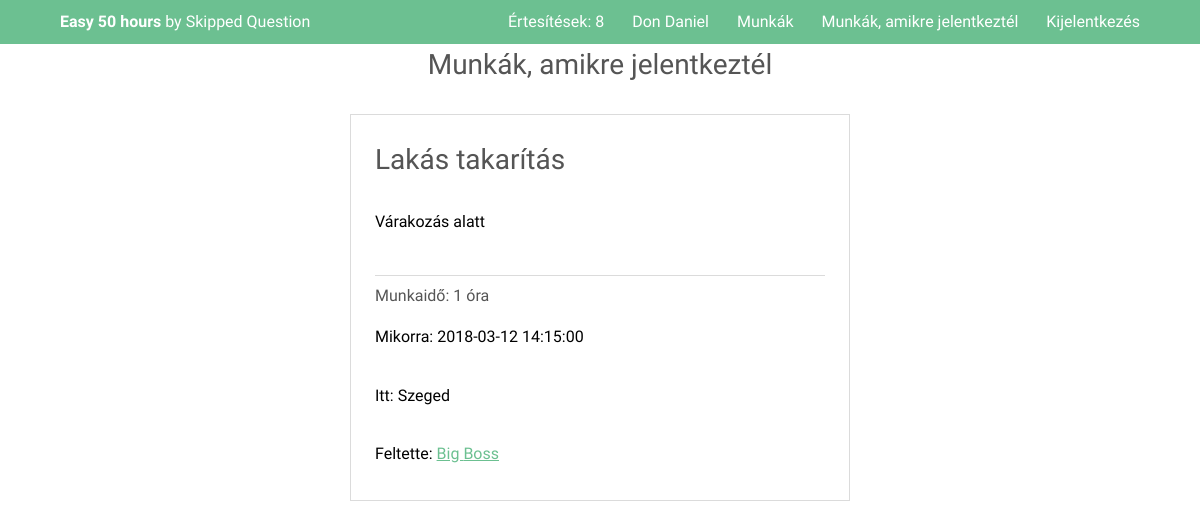
The app's page /Welcome.php (signed in) with its own data.
### tables this page shows
CREATE TABLE IF NOT EXISTS `felhasznalok` (
  `id` int(11) NOT NULL AUTO_INCREMENT,
  `keresztnev` varchar(255) NOT NULL,
  `vezeteknev` varchar(255) NOT NULL,
  `email` varchar(255) NOT NULL,
  `jelszo` varchar(255) NOT NULL,
  `email_megerosito` varchar(255) NOT NULL,
  `profil_kep_allapot` int(11) NOT NULL DEFAULT '0',
  `felhasznalo_tipus` tinyint(4) NOT NULL,
  `telefonszam` varchar(50) DEFAULT NULL,
  `facebook_id` varchar(255) DEFAULT NULL,
  `bemutatkozas` text,
  `iskola_id` int(11) DEFAULT NULL,
  `diakigazolvany_szam` varchar(255) DEFAULT NULL,
  `oraszam` int(11) DEFAULT NULL,
  PRIMARY KEY (`id`),
  KEY `iskola_id` (`iskola_id`)
);

CREATE TABLE IF NOT EXISTS `ajanlatok` (
  `id` int(11) NOT NULL AUTO_INCREMENT,
  `munkaado_id` int(11) NOT NULL,
  `felajanlott_oraszam` int(11) NOT NULL,
  `cim` varchar(255) NOT NULL,
  `leiras` text NOT NULL,
  `helyszin` varchar(500) NOT NULL,
  `feltoltve` datetime DEFAULT NULL,
  `munka_idopont` datetime DEFAULT NULL,
  PRIMARY KEY (`id`),
  KEY `munkaado_id` (`munkaado_id`)
);

### Classes/Dbh.php (called while the page is built, shortened)
<?php
class Dbh{
    public function connect(){
        $this->dbServername = "localhost";
        $this->dbUsername = "root";
        $this->password = "";
        $this->dbName = "code4good";
        $this->charset = "utf8mb4";
        try{
        $dsn = 'mysql:host='.$this->dbServername.';dbname='.$this->dbName.';charset='.$this->charset;
        $pdo = new PDO($dsn , $this->dbUsername , $this->password);
        $pdo->setAttribute(PDO::ATTR_ERRMODE, PDO::ERRMODE_EXCEPTION);
        return $pdo;
        }
        catch(PDOException $e){
            echo 'Connection failed: '.$e->getMessage();
        }
    }
}

### Classes/Person.php (called while the page is built, shortened)
<?php
abstract class Person extends Dbh{
    public $id;
    public function setId($id){
        $this->id = $id;
    }
    public function setFirstName($firstName){
        $this->firstName = $firstName;
    }
    public function setLastName($lastName){
        $this->lastName = $lastName;
    }
    public function setUserType($userType){
        $this->userType = $userType;
    }
    public function setAllFromDB(){
        $sqlPerson = $this->connect()->prepare("SELECT * FROM felhasznalok WHERE id = ? ;");
        $sqlPerson->execute([$this->id]);
        $person = $sqlPerson->fetch();
        return $person;
    }
    public static function createPerson($id){
        $pdo = new Dbh;
        $sqlUserType = $pdo->connect()->prepare("SELECT felhasznalo_tipus FROM felhasznalok WHERE id = ? ;");
        $sqlUserType->execute([$id]);
        $userType = $sqlUserType->fetch();
        if($userType['felhasznalo_tipus'] === '0'){
            $student = new Student;
            $student->setId($id);
            return $student;
        }
        else if($userType['felhasznalo_tipus'] === '1'){
            $employer = new Employer;
            $employer->setId($id);
            return $employer;
        }
    }
}

### Classes/Student.php (called while the page is built, shortened)
<?php
class Student extends Person{
    public function setAllFromDB(){
        $person = parent::setAllFromDB();
    }
}

### Classes/BrowseJobs.php (called while the page is built)
<?php
class BrowseJobs extends Dbh{
    public function getALlPostIds($condition){
        $allPostIds = array();
        $sqlAllPostIds = $this->connect()->query('SELECT id FROM ajanlatok '.$condition.';');
        if($sqlAllPostIds->rowCount()){
            while($row = $sqlAllPostIds->fetch()) {
                array_push($allPostIds , $row['id']);
            }
            return $allPostIds;
        }
        else{
            return 0;
        }
    }
}

### Classes/JobPost.php (called while the page is built, shortened)
<?php
class JobPost extends Dbh{
    public $id;
    public $ownerId;
    public function __construct(){
        $this->isAccepted = FALSE;
    }
    public function setId($id){
        $this->id = $id;
    }
    public function setOwnerId($ownerId){
        $this->ownerId = $ownerId;
    }
    public function setOfferedHours($offeredHours){
        $this->offeredHours = $offeredHours;
    }
    public function setTitle($title){
        $this->title = $title;
    }
    public function setLocation($location){
        $this->location = $location;
    }
    public function setAppointment($appointment){
        $this->appointment = $appointment;
    }
    public function getOwner(){
        $owner = new Employer();
        $owner->setId($this->ownerId);
        return $owner;
    }
    public function setAllFromDB(){
        $sqlPost = $this->connect()->prepare("SELECT * FROM ajanlatok WHERE id =? ;");
        $sqlPost->execute([$this->id]);
    }
}

### Classes/Employer.php (called while the page is built, shortened)
<?php
class Employer extends Person{
    public function setAllFromDB(){
        $person = parent::setAllFromDB();
    }
}

### Welcome.php (the view, shortened to what this page needs)
<?php
include_once 'Header.php';
include_once 'Classes/BrowseJobs.php';
include_once 'Classes/JobPost.php';
$condition = 'WHERE id IN (SELECT ajanlat_id FROM ajanlatokra_jelentkezesek WHERE (jelentkezo_id = '.$user->id.' ))';
$jobBrowser = new BrowseJobs;
$allPostIds = $jobBrowser->getAllPostIds($condition);
$allPosts = array();
if ($allPostIds === 0){
    echo '<h2>Nincs munka, amire jelentkezel</h2>';
}
else{
foreach ($allPostIds as $postId){
    $jobPost = new JobPost;
    $jobPost->setId($postId);
    $jobPost->setAllFromDB();
    $jobPost->setApplicantIdsFromDB();
    $allPosts[] = $jobPost;
}
?>
<div class="inner 6u 8u$(small) align-center">
    <h3>Munkák, amikre jelentkeztél</h3>
</div>
<ul class="alt inner 5u 10u$(small)">
        <?php
    foreach($allPosts as $post){
    if(!$post->isAccepted){
        $owner = $post->getOwner();
        $owner->setAllFromDB();
        ?>
        <div class="box" >
            <a href="Job.php?id=<?= $post->id ?>" style="text-decoration: none; color: BLACK;">
            <li>
                <h3><?= $post->title ?> </h3>
                <p>Várakozás alatt</p>
            </li>
            <li>
                <h1>Munkaidő: <?= $post->offeredHours ?> óra</h1>
                <p>Mikorra: <?= $post->appointment ?></p>
                <p>Itt: <?= $post->location ?></p>
                <p>Feltette: <a href="Profile.php?id=<?= $owner->id?>"><?= $owner->lastName ?> <?= $owner->firstName ?></a></p>
            </li>
            </a>
        </div>
        <?php
    }
}
    ?>
</ul>
    <?php
}
include 'Footer.php';
?>

### Header.php (shortened to what this page needs)
<?php
include_once 'Classes/Dbh.php';
include_once 'Classes/Person.php';
include_once 'Classes/Employer.php';
include_once 'Classes/Student.php';
$bodyClass = "subpage";
$homePage = 'Welcome.php';
if(isset($_SESSION['userId'])){
    $user = Person::createPerson($_SESSION['userId']);
    $user->setAllFromDB();
    $user->setNotificationIds();
    $numberOfNotificationes = count($user->notificationIds);
}
?>
<!DOCTYPE HTML>
<html>
	<head>
		<link rel="stylesheet" href="assets/css/main.css" />
	</head>
	<body class="<?= $bodyClass; ?>" >
			<header id="header">
				<div class="inner">
					<a href="<?= $homePage ?>" class="logo"><strong>Easy 50 hours</strong> by Skipped Question</a>
                        <nav id="nav">
                            <?php
                                if(!isset($user)){
                            ?>
                                <a href="Login.php">Bejelnetkezés</a>
                                <a href="Diak_Registration.php">Diák vagyok</a>
                                <a href="Munkaado_Registration.php">Munkaadó vagyok</a>
                            <?php
                                }
                                else if(isset($user)){
                            ?>
                                    <a href="Notificationes.php">Értesítések: <?= $numberOfNotificationes?></a>
                                    <a href="Profile.php?id=<?= $user->id ?>"><?= $user->lastName ?> <?= $user->firstName ?></a>
                                    <?php
                                        if($user->userType === '1'){
                                    ?>
                                    <a href="Munkaado_My_Jobs.php">Ajánlataim</a>
                                    <?php
                                        }
                                        else if($user->userType === '0'){
                                    ?>
                                    <a href="Browse_Jobs.php">Munkák</a>
                                    <a href="Welcome.php">Munkák, amikre jelentkeztél</a>
                                    <?php
                                        }
                                    ?>
                                    <a href="Handlers/Logout_Handler.php">Kijelentkezés</a>
                            <?php
                                }
                            ?>
                        </nav>
				</div>
			</header>

### assets/css/main.css (style rules this page uses)
html, body, div, span, applet, object, iframe, h1, h2, h3, h4, h5, h6, p, blockquote, pre, a, abbr, acronym, address, big, cite, code, del, dfn, em, img, ins, kbd, q, s, samp, small, strike, strong, sub, sup, tt, var, b, u, i, center, dl, dt, dd, ol, ul, li, fieldset, form, label, legend, table, caption, tbody, tfoot, thead, tr, th, td, article, aside, canvas, details, embed, figure, figcaption, footer, header, hgroup, menu, nav, output, ruby, section, summary, time, mark, audio, video { margin: 0; padding: 0; border: 0; font-size: 100%; font: inherit; vertical-align: baseline; }
article, aside, details, figcaption, figure, footer, header, hgroup, menu, nav, section { display: block; }
body { line-height: 1; }
ol, ul { list-style: none; }
body { -webkit-text-size-adjust: none; }
*, *:before, *:after { -moz-box-sizing: border-box; -webkit-box-sizing: border-box; box-sizing: border-box; }
.\36 u, .\36 u\24 { width: 50%; clear: none; margin-left: 0; }
.\35 u, .\35 u\24 { width: 41.6666666667%; clear: none; margin-left: 0; }
body { -ms-overflow-style: scrollbar; }
body { background: #fff; }
body, input, select, textarea { color: #9a9a9a; font-family: "Source Sans Pro", Arial, Helvetica, sans-serif; font-size: 14pt; font-weight: 400; line-height: 1.65; }
@media screen and (max-width: 1680px) { body, input, select, textarea { font-size: 12pt; } }
@media screen and (max-width: 1280px) { body, input, select, textarea { font-size: 12pt; } }
a { color: #6cc091; text-decoration: underline; }
strong, b { color: #555; font-weight: 600; }
p { margin: 0 0 2em 0; }
h1, h2, h3, h4, h5, h6 { color: #555; font-weight: 400; line-height: 1.5; margin: 0 0 1em 0; }
h3 { font-size: 1.75em; }
.align-center { text-align: center; }
.inner { max-width: 75em; margin: 0 auto; }
@media screen and (max-width: 1280px) { .inner { max-width: 90%; } }
.box { border: solid 1px #dbdbdb; margin-bottom: 2em; padding: 1.5em; }
.box > :last-child, .box > :last-child > :last-child, .box > :last-child > :last-child > :last-child { margin-bottom: 0; }
ul { list-style: disc; margin: 0 0 2em 0; padding-left: 1em; }
ul li { padding-left: 0.5em; }
ul.alt { list-style: none; padding-left: 0; }
ul.alt li { border-top: solid 1px #dbdbdb; padding: 0.5em 0; }
ul.alt li:first-child { border-top: 0; padding-top: 0; }
.subpage { padding-top: 44px; }
.subpage #header { background: #6cc091; top: 0; height: 44px; line-height: 44px; position: fixed; }
#header { color: #fff; cursor: default; height: 3.25em; left: 0; line-height: 3.25em; position: absolute; text-align: right; top: 2em; width: 100%; z-index: 10001; }
#header .inner { margin: 0 auto; position: relative; }
#header .logo { color: #ffffff; display: inline-block; font-weight: 400; height: inherit; left: 0; line-height: inherit; margin: 0; padding: 0; position: absolute; top: 0; font-size: 1em; }
#header .logo strong { color: #ffffff; font-weight: 600; }
#header a { -moz-transition: color 0.2s ease-in-out; -webkit-transition: color 0.2s ease-in-out; -ms-transition: color 0.2s ease-in-out; transition: color 0.2s ease-in-out; display: inline-block; padding: 0 0.75em; color: inherit; text-decoration: none; font-size: 1em; }
#header a:last-child { padding-right: 0; }
#navPanel a:not(.close) { border-top: solid 1px #8dcca9; color: #daefe3; font-weight: 600; display: block; padding: 0.75em 0; text-decoration: none; font-weight: 400; }
#navPanel a:not(.close):first-child { border: none; }

### records on screen
felhasznalok: vezeteknev "Don", keresztnev "Daniel"
ajanlatok: cim "Lakás takarítás", felajanlott_oraszam "1", munka_idopont "2018-03-12 14:15:00", helyszin "Szeged", munkaado.vezeteknev "Big", munkaado.keresztnev "Boss"

### other values on screen
$numberOfNotificationes "8"
